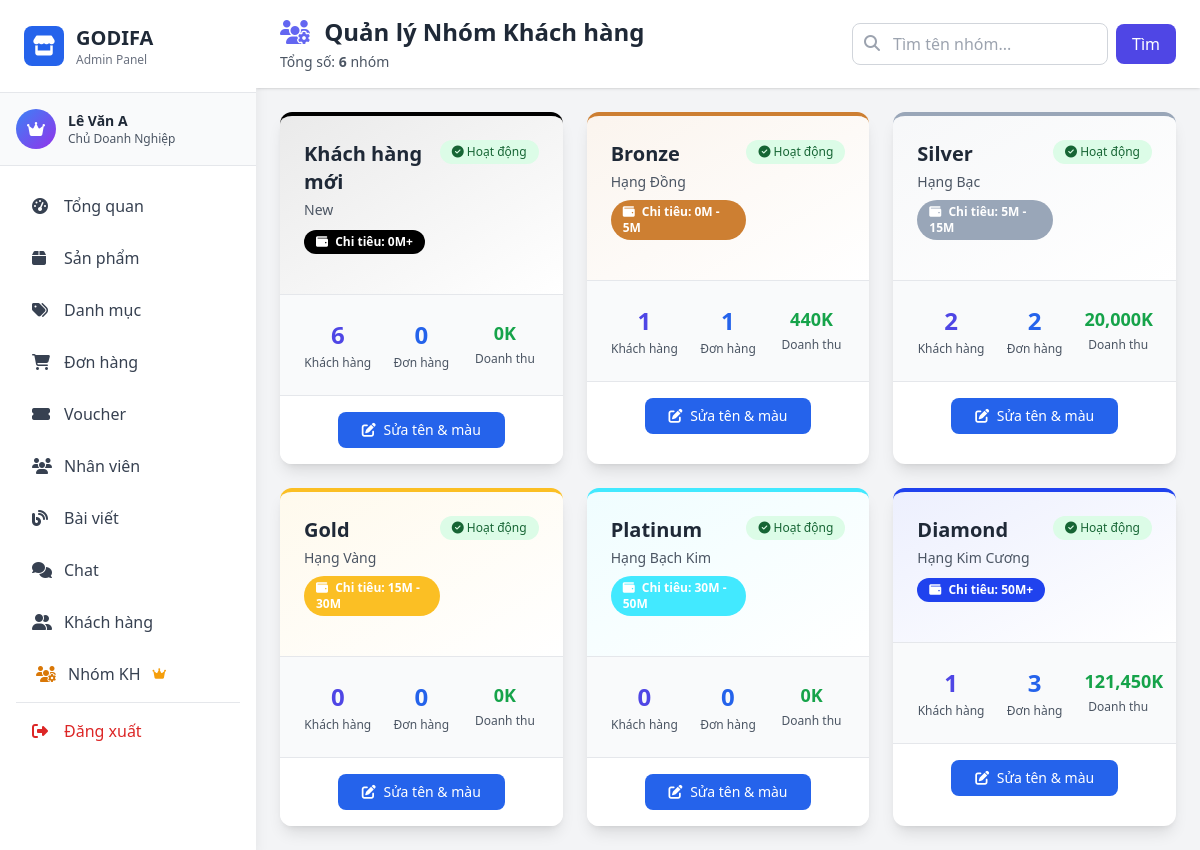
The page /admin/pages/customer_groups.php (signed in) on the database as committed earlier.
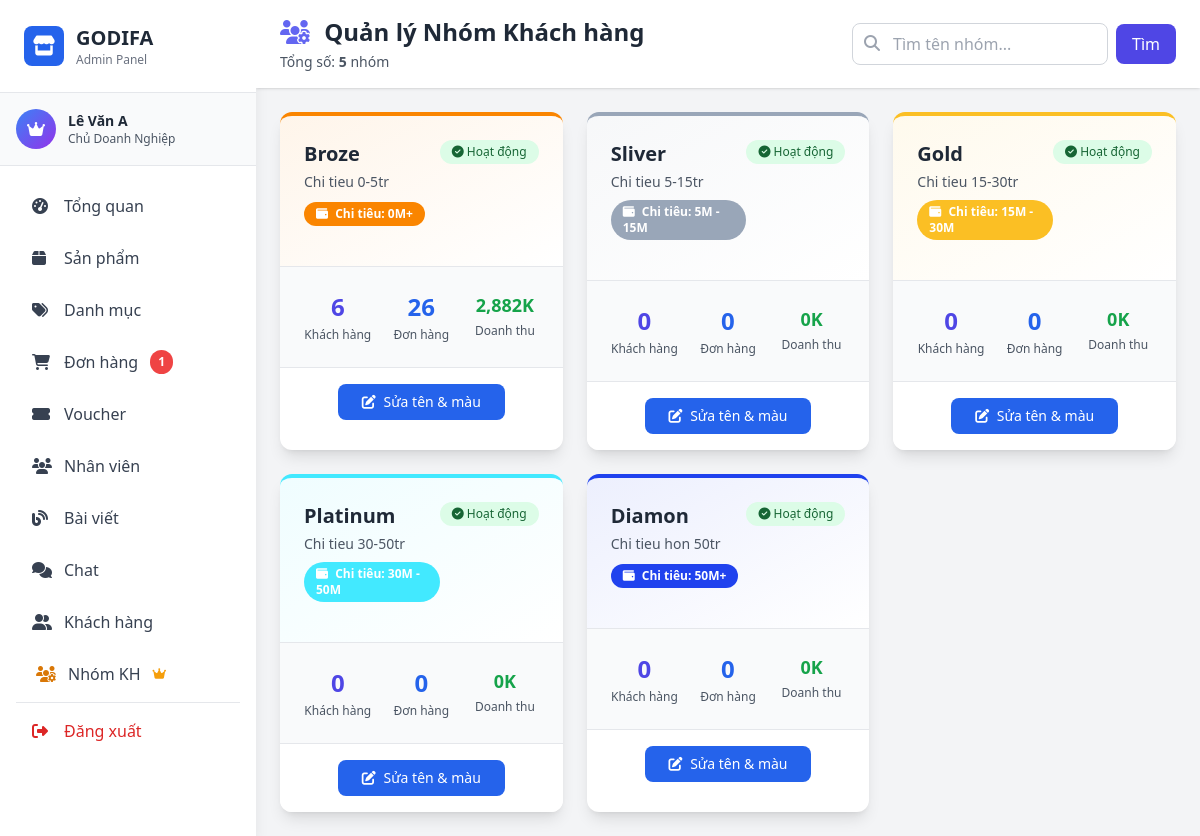
The same page on the database as committed later.
### tables this page shows
CREATE TABLE IF NOT EXISTS `customer_group` (
  `groupID` int NOT NULL AUTO_INCREMENT,
  `groupName` varchar(100) NOT NULL COMMENT 'Tên nhóm',
  `description` text COMMENT 'Mô tả nhóm',
  `minSpent` decimal(10,0) DEFAULT '0' COMMENT 'Chi tiêu tối thiểu để vào nhóm',
  `maxSpent` decimal(10,0) DEFAULT NULL COMMENT 'Chi tiêu tối đa (NULL = không giới hạn)',
  `color` varchar(7) DEFAULT '#6366f1' COMMENT 'Màu sắc hiển thị (hex color)',
  `createdAt` timestamp NOT NULL DEFAULT CURRENT_TIMESTAMP,
  PRIMARY KEY (`groupID`)
);

### model/mCustomerGroup.php (called while the page is built, shortened)
<?php
require_once __DIR__ . '/database.php';
class CustomerGroup {
    private $conn;
    public function __construct() {
        $db = new clsKetNoi();
        $this->conn = $db->moKetNoi();
    }
    public function getAllGroups() {
        $sql = "SELECT * FROM customer_group ORDER BY minSpent ASC, groupID ASC";
        $result = mysqli_query($this->conn, $sql);
        $groups = [];
        while ($row = mysqli_fetch_assoc($result)) {
            $groups[] = $row;
        }
        return $groups;
    }
    public function getGroupStats($groupID) {
        $sql = "SELECT
                    COUNT(DISTINCT c.customerID) as totalCustomers,
                    COUNT(DISTINCT o.orderID) as totalOrders,
                    COALESCE(SUM(o.totalAmount), 0) as totalRevenue,
                    COALESCE(AVG(o.totalAmount), 0) as avgOrderValue
                FROM customer c
                LEFT JOIN `order` o ON c.customerID = o.customerID AND o.paymentStatus != 'Đã hủy'
                WHERE c.groupID = ?";
        $stmt = mysqli_prepare($this->conn, $sql);
        mysqli_stmt_bind_param($stmt, "i", $groupID);
        mysqli_stmt_execute($stmt);
        $result = mysqli_stmt_get_result($stmt);
        return mysqli_fetch_assoc($result);
    }
}
?>

### model/database.php (called while the page is built, shortened)
<?php
class Database {
    private static $instance = null;
    private $connection;
    private function __construct() {
        try {
            $this->connection = mysqli_connect(
                self::DB_HOST,
                self::DB_USER,
                self::DB_PASS,
                self::DB_NAME
            );
            mysqli_set_charset($this->connection, self::DB_CHARSET);
        } catch (Exception $e) {
            die("Database Error: " . $e->getMessage());
        }
    }
    public static function getInstance() {
        if (self::$instance === null) {
            self::$instance = new self();
        }
        return self::$instance;
    }
    public function getConnection() {
        return $this->connection;
    }
}
class clsKetNoi {
    public function moKetNoi() {
        return Database::getInstance()->getConnection();
    }
}
?>

### controller/admin/cCustomerGroup.php (called while the page is built, shortened)
<?php
require_once __DIR__ . '/../../model/mCustomerGroup.php';
class cCustomerGroup {
    private $groupModel;
    public function __construct() {
        $this->groupModel = new CustomerGroup();
    }
    public function getAllGroups() {
        return $this->groupModel->getAllGroups();
    }
    public function getGroupStats($groupID) {
        return $this->groupModel->getGroupStats($groupID);
    }
}
?>

### admin/middleware/auth.php (called while the page is built, shortened)
<?php
function hasPermission($permission) {
    global $rolePermissions;
    $userRole = $_SESSION['role_id'] ?? 0;
    if ($userRole == ROLE_OWNER) {
        return true;
    }
    return in_array($permission, $rolePermissions[$userRole]);
}
?>

### admin/pages/customer_groups.php (the view, shortened to what the rows shown need)
<?php
require_once __DIR__ . '/../middleware/auth.php';
require_once __DIR__ . '/../../controller/admin/cCustomerGroup.php';
$groupController = new cCustomerGroup();
$searchKeyword = isset($_GET['search']) ? trim($_GET['search']) : '';
if ($searchKeyword) {
    $groups = $groupController->searchGroups($searchKeyword);
} else {
    $groups = $groupController->getAllGroups();
}
foreach ($groups as &$group) {
    $stats = $groupController->getGroupStats($group['groupID']);
}
include __DIR__ . '/../includes/header.php';
?>
<div class="flex h-screen bg-gray-100">
    <?php include __DIR__ . '/../includes/sidebar.php'; ?>
    <div class="flex-1 overflow-y-auto ml-64">
        <div class="bg-white shadow sticky top-0 z-10">
            <div class="px-4 md:px-6 py-4 flex flex-wrap justify-between items-center gap-4">
                <div>
                    <h1 class="text-xl md:text-2xl font-bold text-gray-800">
                        <i class="fas fa-users-cog text-indigo-500 mr-2"></i>
                        Quản lý Nhóm Khách hàng
                    </h1>
                </div>
            </div>
        </div>
        <div class="p-4 md:p-6">
            <div class="grid grid-cols-1 md:grid-cols-2 lg:grid-cols-3 gap-6">
                <?php if (empty($groups)): ?>
                <div class="col-span-full text-center py-12">
                    <i class="fas fa-users-cog text-6xl text-gray-300 mb-4"></i>
                    <p class="text-gray-500">Chưa có nhóm khách hàng nào</p>
                </div>
                <?php else: ?>
                    <?php foreach ($groups as $group): ?>
                    <?php
                    $groupName = $group['groupName'];
                    $description = $group['description'] ?? '';
                    $color = $group['color'] ?? '#6366f1';
                    $stats = $group['stats'];
                    $totalCustomers = $stats['totalCustomers'] ?? 0;
                    $totalRevenue = $stats['totalRevenue'] ?? 0;
                    $totalOrders = $stats['totalOrders'] ?? 0;
                    $minSpent = $group['minSpent'] ?? 0;
                    $maxSpent = $group['maxSpent'] ?? null;
                    $spentRange = number_format($minSpent/1000000, 0) . 'M';
                    if ($maxSpent) {
                        $spentRange .= ' - ' . number_format($maxSpent/1000000, 0) . 'M';
                    } else {
                        $spentRange .= '+';
                    }
                    ?>
                    <div class="bg-white rounded-xl shadow-lg overflow-hidden border-t-4" style="border-top-color: <?php echo $color; ?>">
                        <div class="p-6 bg-gradient-to-br to-white" style="background: linear-gradient(to bottom right, <?php echo $color; ?>15, white);">
                            <div class="flex justify-between items-start mb-4">
                                <div class="flex-1">
                                    <h3 class="text-xl font-bold text-gray-800 mb-1"><?php echo htmlspecialchars($groupName); ?></h3>
                                    <p class="text-sm text-gray-600 mb-2"><?php echo htmlspecialchars($description); ?></p>
                                    <span class="inline-block px-3 py-1 rounded-full text-xs font-semibold text-white" style="background-color: <?php echo $color; ?>">
                                        <i class="fas fa-wallet mr-1"></i>
                                        Chi tiêu: <?php echo $spentRange; ?>
                                    </span>
                                </div>
                                <span class="px-3 py-1 rounded-full text-xs font-medium bg-green-100 text-green-800">
                                    <i class="fas fa-check-circle"></i> Hoạt động
                                </span>
                            </div>
                        </div>
                        <div class="p-6 bg-gray-50 border-t border-gray-200">
                            <div class="grid grid-cols-3 gap-4 text-center">
                                <div>
                                    <div class="text-2xl font-bold text-indigo-600"><?php echo $totalCustomers; ?></div>
                                    <div class="text-xs text-gray-600 mt-1">Khách hàng</div>
                                </div>
                                <div>
                                    <div class="text-2xl font-bold text-blue-600"><?php echo $totalOrders; ?></div>
                                    <div class="text-xs text-gray-600 mt-1">Đơn hàng</div>
                                </div>
                                <div>
                                    <div class="text-lg font-bold text-green-600"><?php echo number_format($totalRevenue/1000, 0); ?>K</div>
                                    <div class="text-xs text-gray-600 mt-1">Doanh thu</div>
                                </div>
                            </div>
                        </div>
                        <?php if (hasPermission('manage_customers')): ?>
                        <div class="p-4 bg-white border-t border-gray-200 flex justify-center">
                            <button onclick='openEditModal(<?php echo json_encode($group, JSON_HEX_APOS); ?>)'
                                    class="px-6 py-2 bg-blue-600 text-white rounded-lg hover:bg-blue-700 transition-colors text-sm">
                                <i class="fas fa-edit mr-1"></i> Sửa tên & màu
                            </button>
                        </div>
                        <?php endif; ?>
                    </div>
                    <?php endforeach; ?>
                <?php endif; ?>
            </div>
        </div>
    </div>
</div>
<?php include __DIR__ . '/../includes/footer.php'; ?>

Rows that differ between the two databases and show on the page:
removed customer_group: groupName "Khách hàng mới", description "New", spentRange "0M+", totalCustomers "6", totalOrders "0", totalRevenue "0"
changed customer_group: color "#cd7f32" → "#fa8500" (drawn); groupName "Bronze" → "Broze"; description "Hạng Đồng" → "Chi tieu 0-5tr"; minSpent "0M - 5M" → "0M+"; totalCustomers "1" → "6"; totalOrders "1" → "26"; totalRevenue "440" → "2,882"
changed customer_group: groupName "Silver" → "Sliver"; description "Hạng Bạc" → "Chi tieu 5-15tr"; totalCustomers "2" → "0"; totalOrders "2" → "0"; totalRevenue "20,000" → "0"
changed customer_group "Gold": description "Hạng Vàng" → "Chi tieu 15-30tr"
changed customer_group "Platinum": description "Hạng Bạch Kim" → "Chi tieu 30-50tr"
changed customer_group: groupName "Diamond" → "Diamon"; description "Hạng Kim Cương" → "Chi tieu hon 50tr"; totalCustomers "1" → "0"; totalOrders "3" → "0"; totalRevenue "121,450" → "0"
Other text that changed with them:
$pendingOrdersCount: (not shown) → "1"
$totalGroups: "6" → "5"
